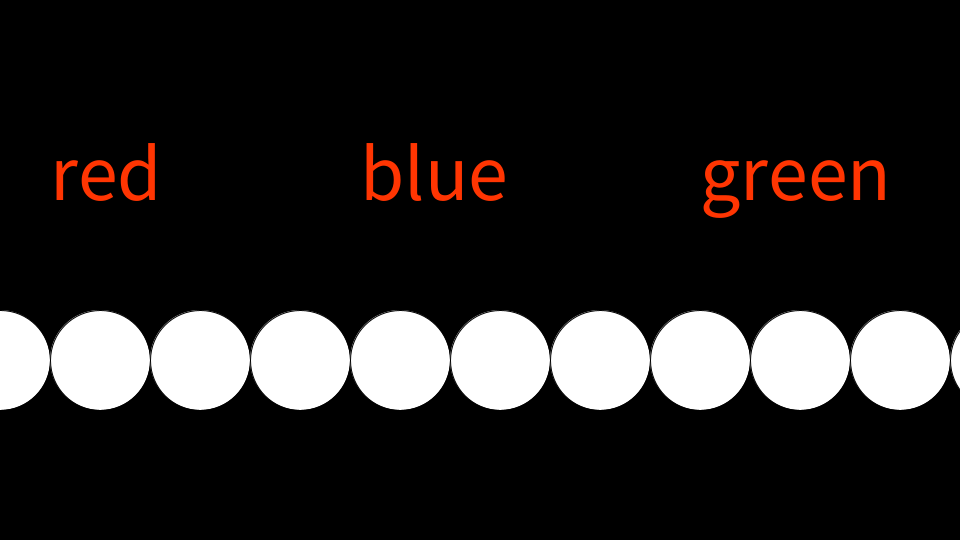
Frame 1 (no input)
Frame 60 (the mouse pressed at the canvas centre just before this capture): identical to frame 1, image omitted
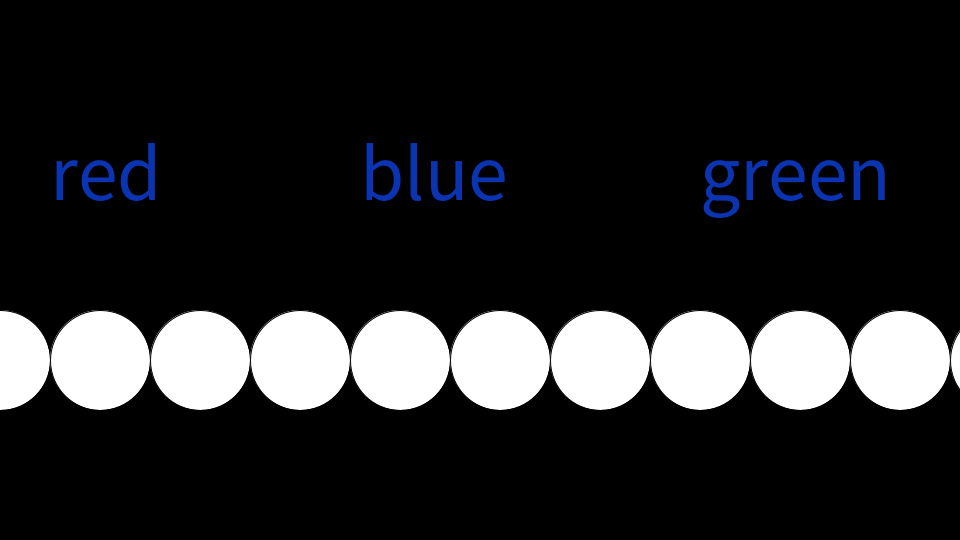
Frame 120 (the mouse held since frame 60 and released just before this capture)

The Processing sketch that drew these frames (run headless with seeded random() and noise(); from frame 60 on, the mouse is pressed at the canvas centre):

// Processing sketch: week_6_hw
// ── week_6_hw.pde

String colors[]= {"red", "blue", "green"};

//float randomNums[] = new float [
void setup (){
  size(960, 540);
  background(0);
  //println(colors);
 
}

void draw() {
    background (0);
    
    for(int i = 0; i<60; i++){
    fill(map(i, 100,  60 , 20, 225));
    int r = int (100);
    ellipse(i*r, height/1.5, 100, 100);
  
    float red = 0.60;
    float blue = 0.10;
    float green = 0.30;
    
    float num = random(1);  
    
      if (num < red) {
    fill(255, 53, 2);
    
    // If random number is between .6 and .7
  } else if (num < blue + red) {
    fill(156, 255, 28);
    // All other cases (i.e. between .7 and 1.0)
  } else {
    fill(10, 52, 178);
  }
  

  }
      
    for (int i = 0; i < colors.length; i++){
    print(colors[i] + " ");
      if (colors[i] == "red"){

      textSize(80);
      text("red", 50, 200);
      }
      if (colors[i] == "blue"){

      textSize(80);
      text("blue", 360, 200);
      }
      if (colors[i] == "green"){
 
      textSize(80);
      text("green", 700, 200);
      }
  
    }
}
